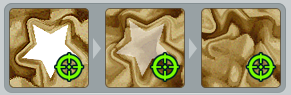
#> input picture src/liedetector/templates/lie_detector_shape_prepare.png, 291 x 95 px
$ python -i neural_evidence.py   (imports and definitions only)   (older library calls are emulated)
#> lines starting #> are read from the running program, lines starting #| are printed output that depends on the picture; after the words box and inside, x2 and y2 are one past the last pixel; in counts of white or black regions, pixels touching at a corner belong together
### src/liedetector/vision/logger.py
import logging
import sys


def get_logger(name: str = "tracker") -> logging.Logger:
#> further down, picture is the input picture: shape (95, 291, 3); mean B, G, R 110.4, 148.5, 158.3
    logger = logging.getLogger(name)
    if logger.handlers:
        return logger
    logger.setLevel(logging.INFO)
    handler = logging.StreamHandler(sys.stdout)
    handler.setFormatter(logging.Formatter("%(asctime)s %(levelname)s %(name)s: %(message)s"))
    logger.addHandler(handler)
    return logger

### src/liedetector/vision/neural_evidence.py
"""Neural motion-evidence channel (V7 trajectory regression, vendor port).

Faithful port of ShapeTrackStudio's onnx_trajectory_features / onnx_shape_runtime /
preprocess (source: 大肥鱼RoundV4/ShapeTrackStudio, itself a port of the V7 runtime).
Single-purpose second-opinion channel for the lie pipeline:

    full frame -> clean panel 640x424 (green-cursor inpaint is a no-op here)
    -> DIS optical flow two-frame features [current | residual | curl]
    -> appearance channel replaced by motion energy (appearance_removed)
    -> ONNX regresses the salient mover's center, seeded by the previous center

The channel is *motion-only*: no detection, no association, so its failure modes
(multi-object regression confusion, drift toward the panel prior under fast tail
motion) are disjoint from the pipeline's own. It is only consumed under distress
(swap-suspect / theft-watch / TARGET_LOST); it never overwrites tracker state
directly - see pipeline._neural_m1 / _neural_m2 for the gated consumers.

All magic numbers are recovered from the V7 runtime (see source config.py);
changing them breaks the network contract.
"""
from __future__ import annotations

import os
from collections import deque
from pathlib import Path
from typing import Optional, Tuple

import cv2
import numpy as np

from src.liedetector.vision import config
from src.liedetector.vision.logger import get_logger

log = get_logger("neural")

# --- V7 network contract (do not tune) ---------------------------------------
PANEL_WH = (640, 424)
NET_INPUT_WH = (320, 224)
PRIOR_CENTER_PANEL = (320.0, 212.0)
FLOW_PRESET = "DISOPTICAL_FLOW_PRESET_MEDIUM"
FLOW_FINEST_SCALE = 1
FLOW_GRAD_DESCENT_ITERS = 12
FLOW_VAR_REFINE_ITERS = 3
FLOW_SCALE = 0.5
SMOOTH_SIGMA = 9
DELTA_BLUR_KSIZE = (3, 3)
DELTA_BLUR_SIGMA = 0.7
FLOW_CURL_BLUR_SIGMA = 2.5
CURL_DIVISOR = 8.0
RESIDUAL_OFFSET = 1.5
RESIDUAL_GAIN = 9.0
ROTATION_GAIN = 90.0
ROTATION_BIAS = 128
ENERGY_GAIN = 4.0
GREEN_HSV_PANEL = ((35, 75, 55), (95, 255, 255))
CURSOR_DILATE_KSIZE = (7, 7)
INPAINT_RADIUS = 3


def _remove_green_cursor(bgr: np.ndarray) -> np.ndarray:
    hsv = cv2.cvtColor(bgr, cv2.COLOR_BGR2HSV)
#> hsv: shape (95, 291, 3); mean H, S, V 45.5, 102.6, 166.1
    lo, hi = GREEN_HSV_PANEL
    mask = cv2.inRange(hsv, np.array(lo, np.uint8), np.array(hi, np.uint8))
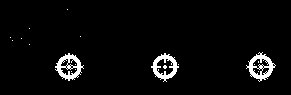
#> mask: shape (95, 291); 3.9% white; 18 white regions (15 under 20 px), largest, box (x1, y1, x2, y2) and area: (246, 52, 276, 82) 366, (55, 53, 84, 81) 364, (151, 53, 179, 82) 332
    if not mask.any():
        return bgr
    kernel = cv2.getStructuringElement(cv2.MORPH_ELLIPSE, CURSOR_DILATE_KSIZE)
    mask = cv2.dilate(mask, kernel)
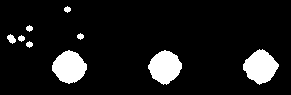
#> mask: shape (95, 291); 9.8% white; 9 white regions, largest, box (x1, y1, x2, y2) and area: (243, 49, 279, 85) 836, (52, 50, 87, 84) 827, (148, 50, 182, 85) 814
    return cv2.inpaint(bgr, mask, INPAINT_RADIUS, cv2.INPAINT_TELEA)
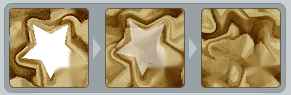
#> returned value: shape (95, 291, 3); mean of channels 0, 1, 2 115.9, 149.7, 165.6; drawn as B, G, R


class _TwoFrameFeatures:
    """Causal two-image features; channel 1 residual, channel 2 flow curl."""

    # [32 lines left out: functions __init__, encode_gray, not called in this run]


class NeuralEvidence:
    """Lazy ONNX session + per-call motion regression in video pixels."""

    # [94 lines left out: functions __init__, _ensure_session, reset, compute, not called in this run]

>>> import cv2
>>> picture = cv2.imread('../templates/lie_detector_shape_prepare.png')
>>> result = _remove_green_cursor(picture)
